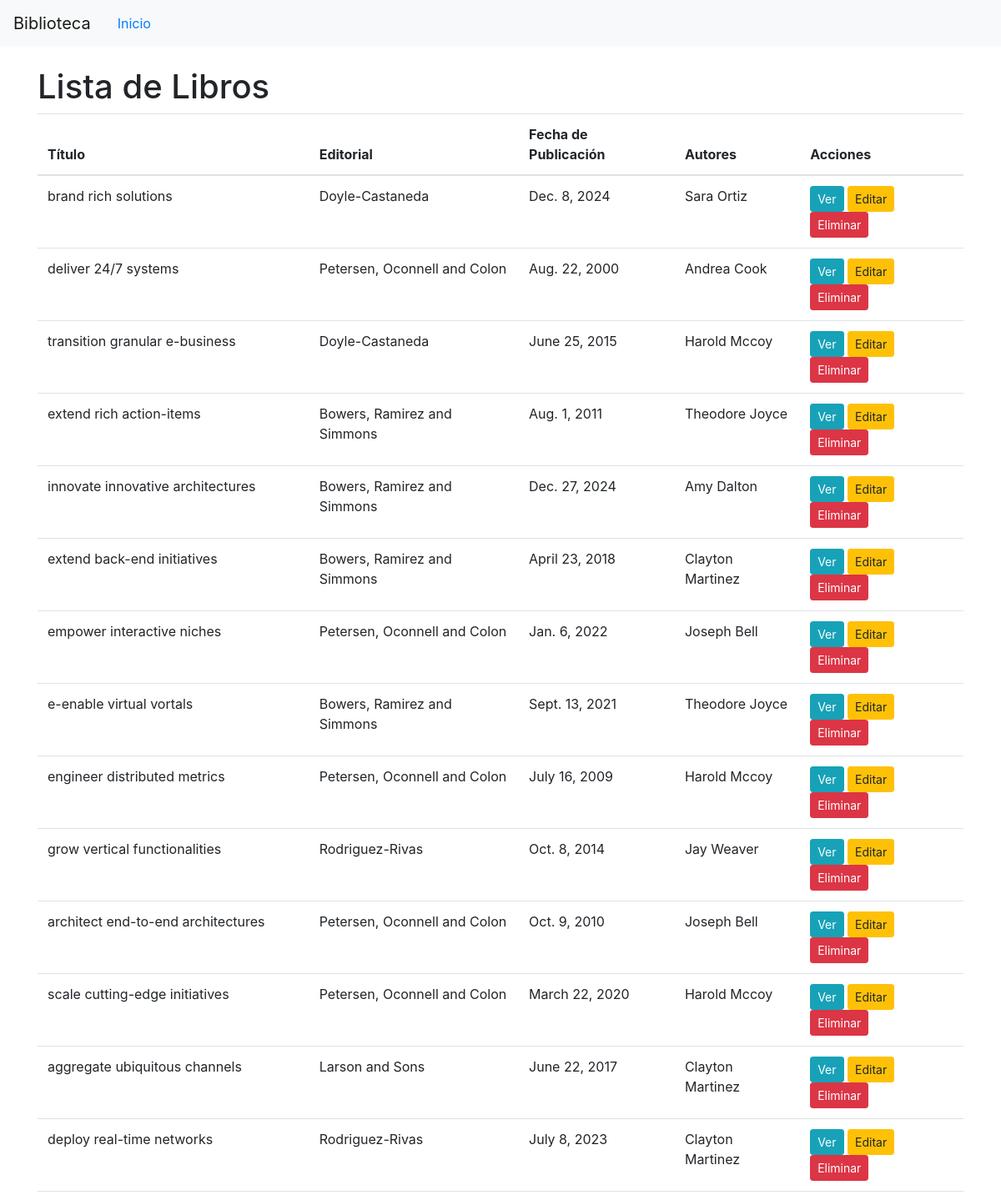
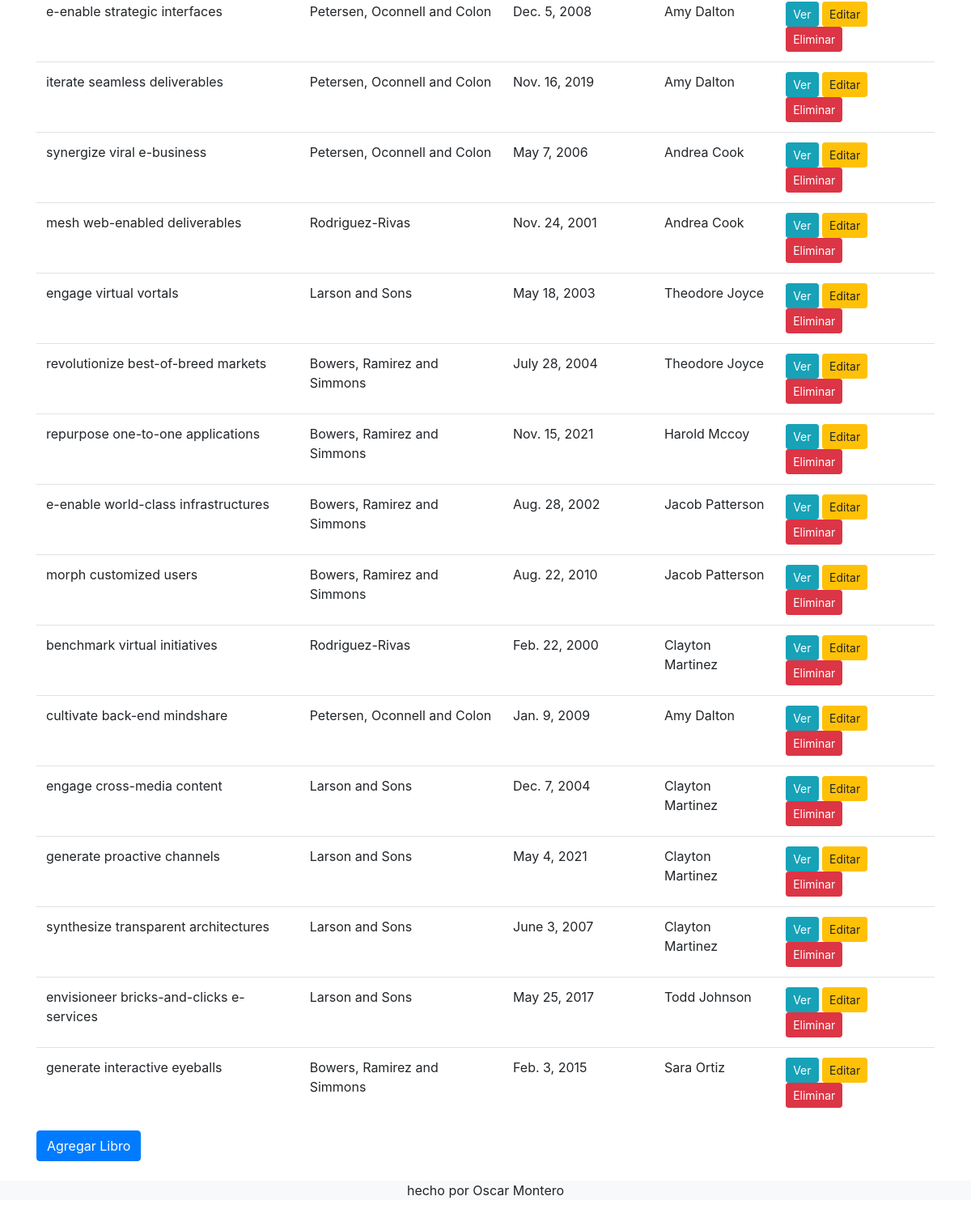
The page /books/ on the database its author committed (2 pictures, top to bottom).
### library/models.py (models this page shows, shortened)
class Book(models.Model):
    title = models.CharField(max_length=200)
    authors = models.ManyToManyField(Author)
    publisher = models.ForeignKey(Publisher, on_delete=models.CASCADE)
    publication_date = models.DateField()

class Publisher(models.Model):
    name = models.CharField(max_length=100)
    address = models.CharField(max_length=200)
    city = models.CharField(max_length=100)
    state_province = models.CharField(max_length=100)
    country = models.CharField(max_length=100)
    website = models.URLField()

class Author(models.Model):
    first_name = models.CharField(max_length=100)
    last_name = models.CharField(max_length=100)
    birth_date = models.DateField()
    def __str__(self):
        return f"{self.first_name} {self.last_name}"

### library/views.py (the view)
# urls.py: path('books/', views.book_list, name='book_list'),
def book_list(request):
    books = Book.objects.all()
    return render(request, 'book_list.html', {'books': books})

### library/templates/book_list.html (shortened to what this page needs)
{% extends 'index.html' %}
{% block content %}
<h1>Lista de Libros</h1>
<table class="table">
    <thead>
        <tr>
            <th>Título</th>
            <th>Editorial</th>
            <th>Fecha de Publicación</th>
            <th>Autores</th>
            <th>Acciones</th>
        </tr>
    </thead>
    <tbody>
        {% for book in books %}
        <tr>
            <td>{{ book.title }}</td>
            <td>{{ book.publisher.name }}</td>
            <td>{{ book.publication_date }}</td>
            <td>{{ book.authors.all|join:", " }}</td>
            <td>
                <a href="{% url 'book_detail' book.id %}" class="btn btn-info btn-sm">Ver</a>
                <a href="{% url 'book_edit' book.id %}" class="btn btn-warning btn-sm">Editar</a>
                <button onclick="showDeleteModal('{{ book.id }}', '{{ book.title }}')" class="btn btn-danger btn-sm">Eliminar</button>
            </td>
        </tr>
        {% endfor %}
    </tbody>
</table>
<a href="{% url 'book_create' %}" class="btn btn-primary">Agregar Libro</a>
{% endblock %}

### rows shown on the page
Book: title "brand rich solutions", publisher.name "Doyle-Castaneda", publication_date "Dec. 8, 2024", authors.all "Sara Ortiz"
Book: title "deliver 24/7 systems", publisher.name "Petersen, Oconnell and Colon", publication_date "Aug. 22, 2000", authors.all "Andrea Cook"
Book: title "transition granular e-business", publisher.name "Doyle-Castaneda", publication_date "June 25, 2015", authors.all "Harold Mccoy"
Book: title "extend rich action-items", publisher.name "Bowers, Ramirez and Simmons", publication_date "Aug. 1, 2011", authors.all "Theodore Joyce"
Book: title "innovate innovative architectures", publisher.name "Bowers, Ramirez and Simmons", publication_date "Dec. 27, 2024", authors.all "Amy Dalton"
Book: title "extend back-end initiatives", publisher.name "Bowers, Ramirez and Simmons", publication_date "April 23, 2018", authors.all "Clayton Martinez"
Book: title "empower interactive niches", publisher.name "Petersen, Oconnell and Colon", publication_date "Jan. 6, 2022", authors.all "Joseph Bell"
Book: title "e-enable virtual vortals", publisher.name "Bowers, Ramirez and Simmons", publication_date "Sept. 13, 2021", authors.all "Theodore Joyce"
Book: title "engineer distributed metrics", publisher.name "Petersen, Oconnell and Colon", publication_date "July 16, 2009", authors.all "Harold Mccoy"
Book: title "grow vertical functionalities", publisher.name "Rodriguez-Rivas", publication_date "Oct. 8, 2014", authors.all "Jay Weaver"
Book: title "architect end-to-end architectures", publisher.name "Petersen, Oconnell and Colon", publication_date "Oct. 9, 2010", authors.all "Joseph Bell"
Book: title "scale cutting-edge initiatives", publisher.name "Petersen, Oconnell and Colon", publication_date "March 22, 2020", authors.all "Harold Mccoy"
Book: title "aggregate ubiquitous channels", publisher.name "Larson and Sons", publication_date "June 22, 2017", authors.all "Clayton Martinez"
Book: title "deploy real-time networks", publisher.name "Rodriguez-Rivas", publication_date "July 8, 2023", authors.all "Clayton Martinez"
Book: title "e-enable strategic interfaces", publisher.name "Petersen, Oconnell and Colon", publication_date "Dec. 5, 2008", authors.all "Amy Dalton"
Book: title "iterate seamless deliverables", publisher.name "Petersen, Oconnell and Colon", publication_date "Nov. 16, 2019", authors.all "Amy Dalton"
Book: title "synergize viral e-business", publisher.name "Petersen, Oconnell and Colon", publication_date "May 7, 2006", authors.all "Andrea Cook"
Book: title "mesh web-enabled deliverables", publisher.name "Rodriguez-Rivas", publication_date "Nov. 24, 2001", authors.all "Andrea Cook"
Book: title "engage virtual vortals", publisher.name "Larson and Sons", publication_date "May 18, 2003", authors.all "Theodore Joyce"
Book: title "revolutionize best-of-breed markets", publisher.name "Bowers, Ramirez and Simmons", publication_date "July 28, 2004", authors.all "Theodore Joyce"
Book: title "repurpose one-to-one applications", publisher.name "Bowers, Ramirez and Simmons", publication_date "Nov. 15, 2021", authors.all "Harold Mccoy"
Book: title "e-enable world-class infrastructures", publisher.name "Bowers, Ramirez and Simmons", publication_date "Aug. 28, 2002", authors.all "Jacob Patterson"
Book: title "morph customized users", publisher.name "Bowers, Ramirez and Simmons", publication_date "Aug. 22, 2010", authors.all "Jacob Patterson"
Book: title "benchmark virtual initiatives", publisher.name "Rodriguez-Rivas", publication_date "Feb. 22, 2000", authors.all "Clayton Martinez"
Book: title "cultivate back-end mindshare", publisher.name "Petersen, Oconnell and Colon", publication_date "Jan. 9, 2009", authors.all "Amy Dalton"
Book: title "engage cross-media content", publisher.name "Larson and Sons", publication_date "Dec. 7, 2004", authors.all "Clayton Martinez"
Book: title "generate proactive channels", publisher.name "Larson and Sons", publication_date "May 4, 2021", authors.all "Clayton Martinez"
Book: title "synthesize transparent architectures", publisher.name "Larson and Sons", publication_date "June 3, 2007", authors.all "Clayton Martinez"
Book: title "envisioneer bricks-and-clicks e-services", publisher.name "Larson and Sons", publication_date "May 25, 2017", authors.all "Todd Johnson"
Book: title "generate interactive eyeballs", publisher.name "Bowers, Ramirez and Simmons", publication_date "Feb. 3, 2015", authors.all "Sara Ortiz"
